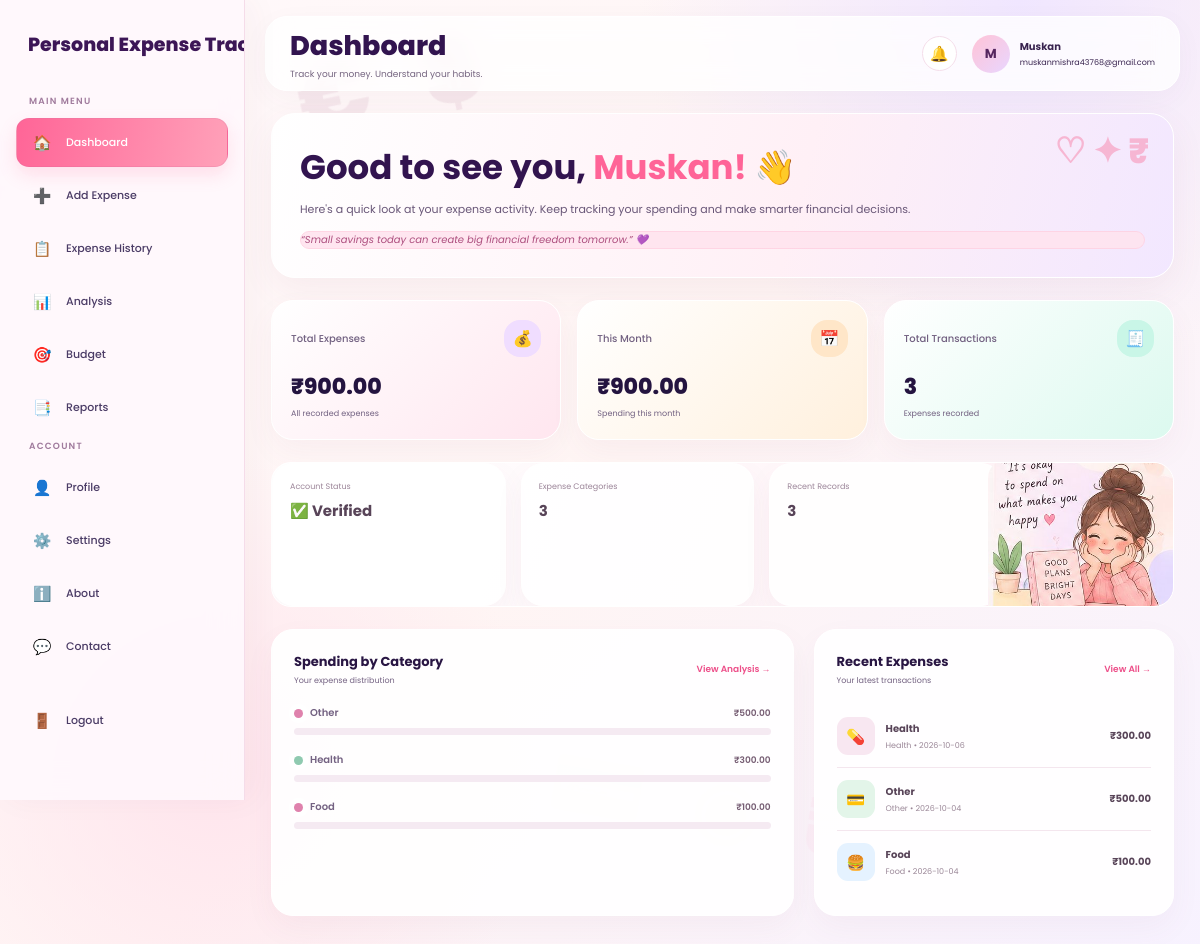
The app's page /dashboard (signed in) with its own data.
### tables this page shows
CREATE TABLE users (

            id INTEGER PRIMARY KEY AUTOINCREMENT,

            full_name TEXT NOT NULL,

            mobile TEXT,

            email TEXT UNIQUE NOT NULL,

            password TEXT NOT NULL,

            is_verified INTEGER DEFAULT 0,

            created_at TIMESTAMP DEFAULT CURRENT_TIMESTAMP

        , role TEXT DEFAULT 'user');

CREATE TABLE expenses (

            id INTEGER PRIMARY KEY AUTOINCREMENT,

            user_id INTEGER NOT NULL,

            amount REAL NOT NULL,

            category TEXT NOT NULL,

            expense_date TEXT NOT NULL,

            expense_time TEXT,

            merchant TEXT,

            payment_method TEXT,

            note TEXT,

            created_at TIMESTAMP DEFAULT CURRENT_TIMESTAMP,

            FOREIGN KEY (user_id)
            REFERENCES users(id)

        );

### app.py (the view)
@app.route("/dashboard")
def dashboard():
    user = get_current_user()
    if not user:
        return redirect(
            url_for("login")
        )
    connection = get_connection()
    try:
        total_result = connection.execute(
            """
            SELECT COALESCE(SUM(amount), 0) AS total
            FROM expenses
            WHERE user_id = ?
            """,
            (user["id"],)
        ).fetchone()
        total_expense = total_result["total"]
        current_month = datetime.now().strftime(
            "%Y-%m"
        )
        month_result = connection.execute(
            """
            SELECT COALESCE(SUM(amount), 0) AS total
            FROM expenses
            WHERE
                user_id = ?
                AND substr(expense_date, 1, 7) = ?
            """,
            (
                user["id"],
                current_month
            )
        ).fetchone()
        monthly_expense = month_result["total"]
        count_result = connection.execute(
            """
            SELECT COUNT(*) AS total
            FROM expenses
            WHERE user_id = ?
            """,
            (user["id"],)
        ).fetchone()
        expense_count = count_result["total"]
        recent_expenses = connection.execute(
            """
            SELECT *
            FROM expenses
            WHERE user_id = ?
            ORDER BY expense_date DESC, id DESC
            LIMIT 5
            """,
            (user["id"],)
        ).fetchall()
        category_totals = connection.execute(
            """
            SELECT
                category,
                COALESCE(SUM(amount), 0) AS total
            FROM expenses
            WHERE user_id = ?
            GROUP BY category
            ORDER BY total DESC
            """,
            (user["id"],)
        ).fetchall()
    finally:
        connection.close()
    return render_template(
        "dashboard.html",
        user=user,
        total_expense=total_expense,
        monthly_expense=monthly_expense,
        expense_count=expense_count,
        recent_expenses=recent_expenses,
        category_totals=category_totals
    )

### app.py (called while the page is built)
def get_current_user():
    user_id = session.get("user_id")
    if not user_id:
        return None
    connection = get_connection()
    try:
        user = connection.execute(
            """
            SELECT id, full_name, mobile, email, is_verified, created_at
            FROM users
            WHERE id = ?
            """,
            (user_id,)
        ).fetchone()
        return user
    finally:
        connection.close()

### database.py (called while the page is built)
def get_connection():
    connection = sqlite3.connect(DATABASE_NAME)
    connection.row_factory = sqlite3.Row
    connection.execute("PRAGMA foreign_keys = ON")
    return connection

### templates/dashboard.html (shortened to what this page needs)
<!DOCTYPE html>
<html lang="en">
<head>
</head>
<body>
    <aside
        class="sidebar"
        id="sidebar"
    >
        <div class="logo">
            Personal
            <span>Expense Tracker</span>
        </div>
        <div class="menu-title">
            Main Menu
        </div>
        <a
            href="{{ url_for('dashboard') }}"
            class="nav-link active"
        >
            <span class="nav-icon">🏠</span>
            Dashboard
        </a>
        <a
            href="{{ url_for('add_expense') }}"
            class="nav-link"
        >
            <span class="nav-icon">➕</span>
            Add Expense
        </a>
        <a
            href="{{ url_for('expense_history') }}"
            class="nav-link"
        >
            <span class="nav-icon">📋</span>
            Expense History
        </a>
        <a
            href="{{ url_for('analysis') }}"
            class="nav-link"
        >
            <span class="nav-icon">📊</span>
            Analysis
        </a>
        <a
            href="{{ url_for('budget') }}"
            class="nav-link"
        >
            <span class="nav-icon">🎯</span>
            Budget
        </a>
        <a
            href="{{ url_for('reports') }}"
            class="nav-link"
        >
            <span class="nav-icon">📑</span>
            Reports
        </a>
        <div class="menu-title">
            Account
        </div>
        <a
            href="{{ url_for('profile') }}"
            class="nav-link"
        >
            <span class="nav-icon">👤</span>
            Profile
        </a>
        <a
            href="{{ url_for('settings') }}"
            class="nav-link"
        >
            <span class="nav-icon">⚙️</span>
            Settings
        </a>
        <a
            href="{{ url_for('about') }}"
            class="nav-link"
        >
            <span class="nav-icon">ℹ️</span>
            About
        </a>
        <a
            href="{{ url_for('contact') }}"
            class="nav-link"
        >
            <span class="nav-icon">💬</span>
            Contact
        </a>
        <a
            href="{{ url_for('logout') }}"
            class="nav-link logout-link"
        >
            <span class="nav-icon">🚪</span>
            Logout
        </a>
    </aside>
    <main class="main">
        <header class="topbar">
            <div class="topbar-title">
                <h2>
                    Dashboard
                </h2>
                <p>
                    Track your money. Understand your habits.
                </p>
            </div>
            <div class="profile">
                <div class="notification">
                    🔔
                </div>
                <div class="avatar">
                    {{ user["full_name"][0]|upper }}
                </div>
                <div class="profile-name-box">
                    <div class="profile-name">
                        {{ user["full_name"] }}
                    </div>
                    <div class="profile-email">
                        {{ user["email"] }}
                    </div>
                </div>
            </div>
        </header>
        <section class="content">
            <div class="welcome">
                <div class="welcome-content">
                    <h1>
                        Good to see you,
                        <span>
                            {{ user["full_name"] }}! 👋
                        </span>
                    </h1>
                    <p>
                        Here's a quick look at your
                        expense activity. Keep tracking
                        your spending and make smarter
                        financial decisions.
                    </p>
                    <div class="quote">
                        “Small savings today can create
                        big financial freedom tomorrow.” 💜
                    </div>
                </div>
            </div>
            <div class="stats-grid">
                <div class="stat-card">
                    <div class="stat-top">
                        <span class="stat-label">
                            Total Expenses
                        </span>
                        <div class="stat-icon purple">
                            💰
                        </div>
                    </div>
                    <h3>
                        ₹{{ "%.2f"|format(total_expense|float) }}
                    </h3>
                    <div class="stat-note">
                        All recorded expenses
                    </div>
                </div>
                <div class="stat-card">
                    <div class="stat-top">
                        <span class="stat-label">
                            This Month
                        </span>
                        <div class="stat-icon orange">
                            📅
                        </div>
                    </div>
                    <h3>
                        ₹{{ "%.2f"|format(monthly_expense|float) }}
                    </h3>
                    <div class="stat-note">
                        Spending this month
                    </div>
                </div>
                <div class="stat-card">
                    <div class="stat-top">
                        <span class="stat-label">
                            Total Transactions
                        </span>
                        <div class="stat-icon green">
                            🧾
                        </div>
                    </div>
                    <h3>
                        {{ expense_count }}
                    </h3>
                    <div class="stat-note">
                        Expenses recorded
                    </div>
                </div>
            </div>
            <div class="info-strip">
                <div class="info-card">
                    <div class="info-card-label">
                        Account Status
                    </div>
                    <div class="info-card-value">
                        {% if user["is_verified"] %}
                            ✅ Verified
                        {% else %}
                            ⚠️ Unverified
                        {% endif %}
                    </div>
                </div>
                <div class="info-card">
                    <div class="info-card-label">
                        Expense Categories
                    </div>
                    <div class="info-card-value">
                        {{ category_totals|length }}
                    </div>
                </div>
                <div class="info-card">
                    <div class="info-card-label">
                        Recent Records
                    </div>
                    <div class="info-card-value">
                        {{ recent_expenses|length }}
                    </div>
                </div>
            </div>
            <div class="dashboard-grid">
                <div class="panel">
                    <div class="panel-header">
                        <div>
                            <div class="panel-title">
                                Spending by Category
                            </div>
                            <div class="panel-subtitle">
                                Your expense distribution
                            </div>
                        </div>
                        <a
                            href="{{ url_for('analysis') }}"
                            class="view-link"
                        >
                            View Analysis →
                        </a>
                    </div>
                    {% if category_totals %}
                        {% for category in category_totals %}
                            {% set category_amount =
                                category["total"]|float
                            %}
                            <div class="category-item">
                                <div class="category-top">
                                    <div class="category-name">
                                        <span
                                            class="category-dot"
                                        ></span>
                                        {{ category["category"] }}
                                    </div>
                                    <div class="category-amount">
                                        ₹{{ "%.2f"|format(category_amount) }}
                                    </div>
                                </div>
                                <div class="progress">
                                </div>
                            </div>
                        {% endfor %}
                    {% else %}
                        <div class="empty-message">
                            No expense data yet. 🌱<br>
                            Start by adding your first expense.
                        </div>
                    {% endif %}
                </div>
                <div class="panel">
                    <div class="panel-header">
                        <div>
                            <div class="panel-title">
                                Recent Expenses
                            </div>
                            <div class="panel-subtitle">
                                Your latest transactions
                            </div>
                        </div>
                        <a
                            href="{{ url_for('expense_history') }}"
                            class="view-link"
                        >
                            View All →
                        </a>
                    </div>
                    {% if recent_expenses %}
                        {% for expense in recent_expenses %}
                            <div class="expense-row">
                                <div
                                    class="expense-category-icon"
                                >
                                    {% if expense["category"] == "Food" %}
                                        🍔
                                    {% elif expense["category"] == "Shopping" %}
                                        🛍️
                                    {% elif expense["category"] == "Travel" %}
                                        🚗
                                    {% elif expense["category"] == "Bills" %}
                                        💡
                                    {% elif expense["category"] == "Education" %}
                                        📚
                                    {% elif expense["category"] == "Health" %}
                                        💊
                                    {% else %}
                                        💳
                                    {% endif %}
                                </div>
                                <div class="expense-details">
                                    <strong>
                                        {% if expense["merchant"] %}
                                            {{ expense["merchant"] }}
                                        {% else %}
                                            {{ expense["category"] }}
                                        {% endif %}
                                    </strong>
                                    <small>
                                        {{ expense["category"] }}
                                        •
                                        {{ expense["expense_date"] }}
                                    </small>
                                </div>
                                <div class="expense-amount">
                                    ₹{{ "%.2f"|format(expense["amount"]|float) }}
                                </div>
                            </div>
                        {% endfor %}
                    {% else %}
                        <div class="empty-message">
                            No expenses added yet. 🌱<br>
                            Your recent transactions will
                            appear here.
                        </div>
                    {% endif %}
                </div>
            </div>
        </section>
    </main>
</body>
</html>

### records on screen
users: full_name "M", full_name "Muskan", email "muskanmishra43768@gmail.com"
expenses: category "Other", amount "500.00", expense_date "2026-10-04"
expenses: category "Health", amount "300.00", expense_date "2026-10-06"
expenses: category "Food", amount "100.00", expense_date "2026-10-04"

### other values on screen
{{ "%.2f"|format(total_expense|float) }} "900.00"
{{ "%.2f"|format(monthly_expense|float) }} "900.00"
{{ expense_count }} "3"
{{ category_totals|length }} "3"
{{ recent_expenses|length }} "3"
